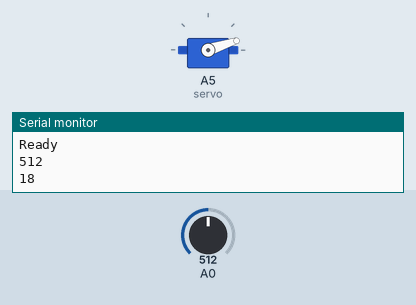
Simulated run of this sketch. Board: Arduino Uno, built with avr-gcc and run on an emulated ATmega328P. Parts: servo, the last lines printed to the serial monitor. Inputs (shaded band) come from the test bench; at power-on: A0 = 512.

Above: at 0.1 s.
At 1.8 s:
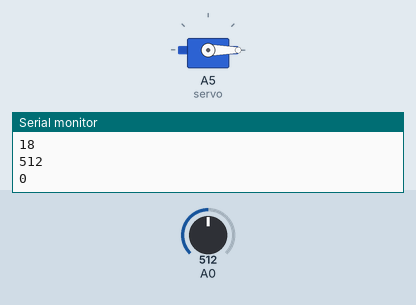
1.9 s: A0 set to 587
3.5 s: A0 set to 616
At 4.5 s:
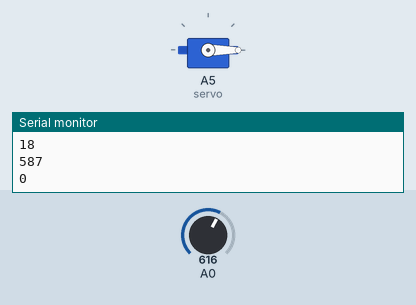
Timing chart, 0 to 6.5 s (numbered marks = the images above; inputs shaded):
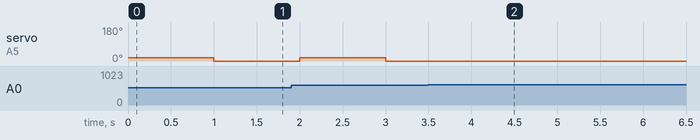

The sketch:

IR_c.ino
```cpp
#include <Servo.h>
#include <JeeLib.h> // Low power functions library

Servo servo;
int servoValue;
int maxServo;
int minServo;
ISR(WDT_vect) { Sleepy::watchdogEvent(); } // Setup the watchdog

void setup() {
  // initialize serial communication at 9600 bits per second:
  Serial.begin(9600);
  servo.attach(A5); // analog pin 5
  servoValue = 0;
  maxServo = 18;
  minServo = 0;
  Serial.println("Ready");
}

// the loop routine runs over and over again forever:
void loop() {
  // read the input on analog pin 0:
  int sensorValue = analogRead(A0);
  // print out the value you read:
  if (sensorValue < 600){
    Serial.println(sensorValue);
    if (servoValue == minServo){
      servoValue = maxServo;
      servo.write(servoValue);
      Serial.println(servoValue);
    } else {
      servoValue = minServo;
      servo.write(servoValue);
      Serial.println(servoValue);
    }
    Sleepy::loseSomeTime(1000);
  } else {
    Sleepy::loseSomeTime(5000);
  }

}
```

Measured:
- after the input at 3.5 s, servo on A5 (servo): stops changing and stays 0°
